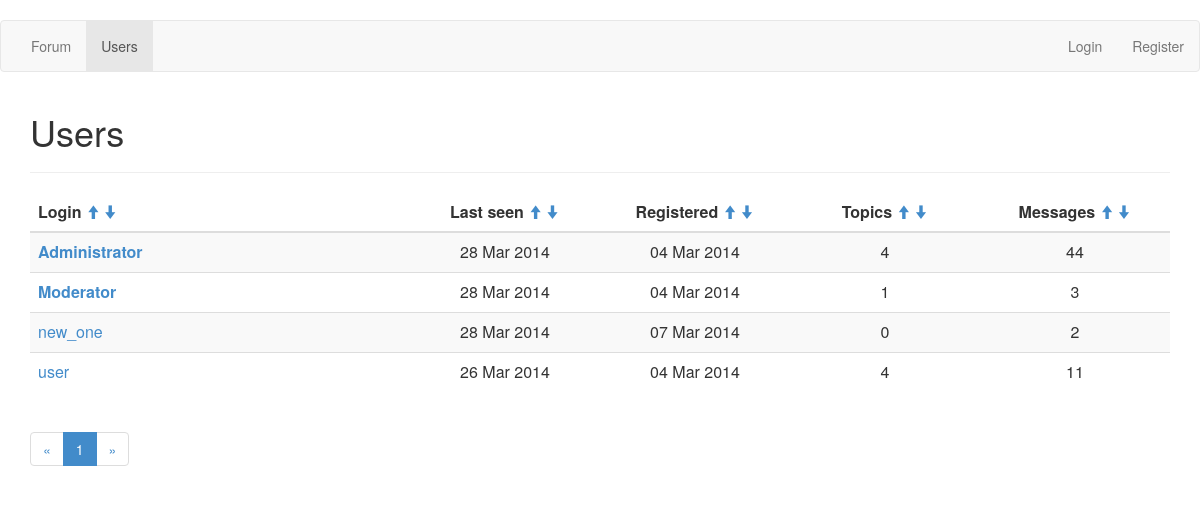
Page /userlist on the earlier database version.
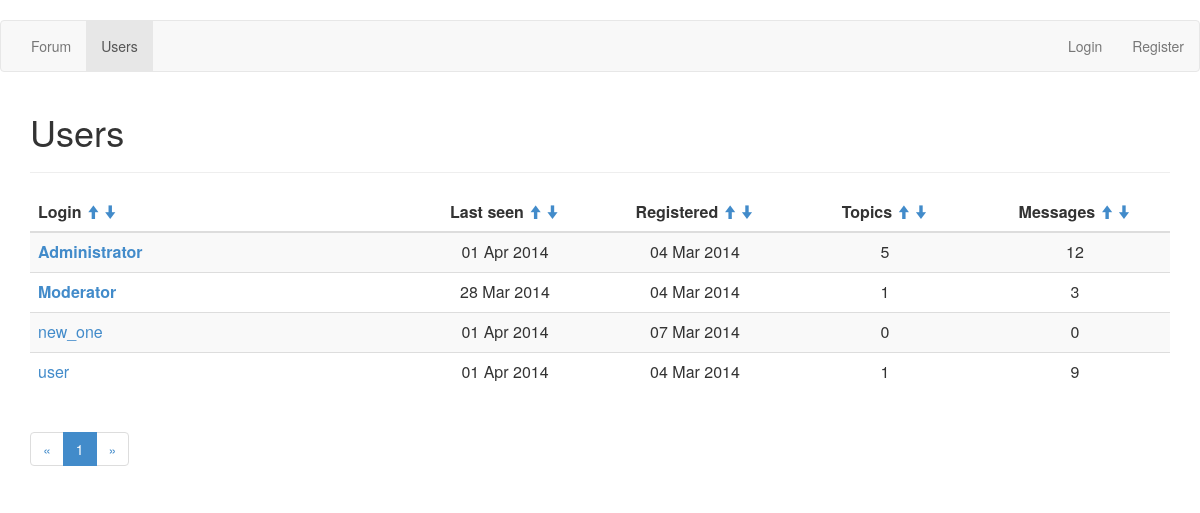
Same page on the later database version.
### app/models.py (models this page shows, shortened)
class User(db.Model):
    __tablename__ = 'User'
    id = db.Column(db.Integer, primary_key=True)
    login = db.Column(db.Text, unique=True, nullable=False)
    password = db.Column(db.Text, nullable=False)
    role = db.Column(db.Integer, default=2, nullable=False)
    email = db.Column(db.Text, nullable=False)
    city = db.Column(db.Text, default='unknown')
    country = db.Column(db.Text, default='unknown')
    db_avatar = db.Column(db.Boolean, default=False)
    topic_count = db.Column(db.Integer, default=0)
    message_count = db.Column(db.Integer, default=0)
    reg_date = db.Column(db.DateTime, default=datetime.utcnow, nullable=False)
    last_seen = db.Column(db.DateTime, default=datetime.utcnow, onupdate=datetime.utcnow, nullable=False)

### app/views.py (the view)
@app.route('/userlist')
def userlist(page=1):
    if request.args.get('page'):
        page = int(request.args.get('page'))
    pagination = Pagination(page, USER_PER_PAGE, User.query.count())
    sort_field = request.args.get('sort')
    sort_order = request.args.get('desc')
    if sort_field == 'last_seen' and sort_order == 'True':
        users_list = User.query.order_by(User.last_seen.desc()).all()
    elif sort_field == 'last_seen':
        users_list = User.query.order_by(User.last_seen).all()
    elif sort_field == 'reg_date' and sort_order == 'True':
        users_list = User.query.order_by(User.reg_date.desc()).all()
    elif sort_field == 'reg_date':
        users_list = User.query.order_by(User.reg_date).all()
    elif sort_field == 'topics' and sort_order == 'True':
        users_list = User.query.order_by(User.topic_count.desc()).all()
    elif sort_field == 'topics':
        users_list = User.query.order_by(User.topic_count).all()
    elif sort_field == 'messages' and sort_order == 'True':
        users_list = User.query.order_by(User.message_count.desc()).all()
    elif sort_field == 'messages':
        users_list = User.query.order_by(User.message_count).all()
    elif sort_field == 'login' and sort_order == 'True':
        users_list = User.query.order_by(User.login.collate('NOCASE').desc()).all()
    else:
        users_list = User.query.order_by(User.login.collate('NOCASE')).all()
    return(render_template('/userlist.html',
        user=current_user,
        users_list=users_list,
        pagination=pagination))

### app/views.py (called while the page is built)
    @property
    def pages(self):
        return(int(ceil(float(self.total_count)/self.per_page)))

    @property
    def pages_list(self):
        if self.pages < 4:
            res = range(1, self.pages+1)
        elif self.page < 3 and self.page+2 < self.pages:
            res = range(1, self.page+3)
        elif self.page < 3 and self.page+2 >= self.pages:
            res = range(1, self.pages+1)
        elif self.page > self.pages-3:
            res = range(self.page-2, self.pages+1)
        else:
            res = range(self.page-2, self.page+3)
        return(res)

    @property
    def first(self):
        if self.page == 1:
            return(0)
        else:
            return((self.page-1)*self.per_page)

    @property
    def last(self):
        if self.page == self.pages:
            return(None)
        else:
            return(self.page*self.per_page)

    def is_authenticated(self):
        return(False)

### app/templates/userlist.html (shortened to what this page needs)
﻿{% extends "base.html" %}
{% block content %}
<h1>Users</h1>
<hr>
<table class="table table-striped">
    <thead>
        <tr>
            <th class="col-md-4">
                Login
                <a href="{{url_for('userlist', sort='login', desc=True)}}"><small><i class="glyphicon glyphicon-arrow-up"></i></small></a>
                <a href="{{url_for('userlist', sort='login', desc=False)}}"><small><i class="glyphicon glyphicon-arrow-down"></i></small></a>
            </th>
            <th class="col-md-2 text-center">
                Last seen
                <a href="{{url_for('userlist', sort='last_seen', desc=True)}}"><small><i class="glyphicon glyphicon-arrow-up"></i></small></a>
                <a href="{{url_for('userlist', sort='last_seen', desc=False)}}"><small><i class="glyphicon glyphicon-arrow-down"></i></small></a>
            </th>
            <th class="col-md-2 text-center">
                Registered
                <a href="{{url_for('userlist', sort='reg_date', desc=True)}}"><small><i class="glyphicon glyphicon-arrow-up"></i></small></a>
                <a href="{{url_for('userlist', sort='reg_date', desc=False)}}"><small><i class="glyphicon glyphicon-arrow-down"></i></small></a>
            </th>
            <th class="col-md-2 text-center">
                Topics
                <a href="{{url_for('userlist', sort='topics', desc=True)}}"><small><i class="glyphicon glyphicon-arrow-up"></i></small></a>
                <a href="{{url_for('userlist', sort='topics', desc=False)}}"><small><i class="glyphicon glyphicon-arrow-down"></i></small></a>
            </th>
            <th class="col-md-2 text-center">
                Messages
                <a href="{{url_for('userlist', sort='messages', desc=True)}}"><small><i class="glyphicon glyphicon-arrow-up"></i></small></a>
                <a href="{{url_for('userlist', sort='messages', desc=False)}}"><small><i class="glyphicon glyphicon-arrow-down"></i></small></a>
            </th>
        </tr>
    </thead>
    <tbody>
        {% for user in users_list[pagination.first:pagination.last] %}
        <tr>
            <td>
            {% if user.role < 2 %}
                <b><a href="{{url_for('user_profile', user_id=user.id)}}">{{user.login}}</a></b>
            {% else %}
                <a href="{{url_for('user_profile', user_id=user.id)}}">{{user.login}}</a>
            {% endif %}
            </td>
            <td class="text-center">{{user.last_seen.strftime('%d %b %Y')}}</td>
            <td class="text-center">{{user.reg_date.strftime('%d %b %Y')}}</td>
            <td class="text-center">{{user.topic_count}}</td>
            <td class="text-center">{{user.message_count}}</td>
        </tr>
        {% endfor %}
    </tbody>
</table>
<ul class="pagination">
    <li><a href="{{url_for('userlist', page=1)}}">&laquo;</a></li>
    {% for page_number in pagination.pages_list %}
    <li{% if page_number == pagination.page %} class="active"{% endif %}>
        <a href="{{url_for('userlist', page=page_number)}}">{{page_number}}</a>
    </li>
    {% endfor %}
    <li><a href="{{url_for('userlist', page=pagination.pages)}}">&raquo;</a></li>
</ul>
{% endblock %}

### app/templates/base.html (shortened to what this page needs)
<!DOCTYPE html>
<head>
    <link rel="stylesheet" type="text/css" href="/static/css/bootstrap.min.css">
    <link rel="stylesheet" type="text/css" href="/static/css/custom.css">
</head>
<body>
<div class="navbar navbar-default" role="navigation">
    <div class="container-fluid">
        <ul class="nav navbar-nav">
            <li {% if request.path == '/' or request.path[:6] == '/forum' %}class="active"{% endif %}><a href="{{url_for('forum')}}">Forum</a></li>
            <li {% if request.path[:9] == '/userlist' %}class="active"{% endif %}><a href="{{url_for('userlist')}}">Users</a></li>
        </ul>
        <ul class="nav navbar-nav navbar-right">
            {% if user.is_authenticated() %}
            <li><a href="{{url_for('logout')}}">Logout ({{user.login}})</a></li>
            {% else %}
            <li><a href="{{url_for('login')}}">Login</a></li>
            <li><a href="{{url_for('register')}}">Register</a></li>
            {% endif %}
        </ul>
    </div>
</div>
<div class="container">
    {% block content %}{% endblock %}
</div>
</body>
</html>

Differences in the rows shown:
changed User "Administrator": last_seen "28 Mar 2014" → "01 Apr 2014"; topic_count "4" → "5"; message_count "44" → "12"
changed User "new_one": last_seen "28 Mar 2014" → "01 Apr 2014"; message_count "2" → "0"
changed User "user": last_seen "26 Mar 2014" → "01 Apr 2014"; topic_count "4" → "1"; message_count "11" → "9"
